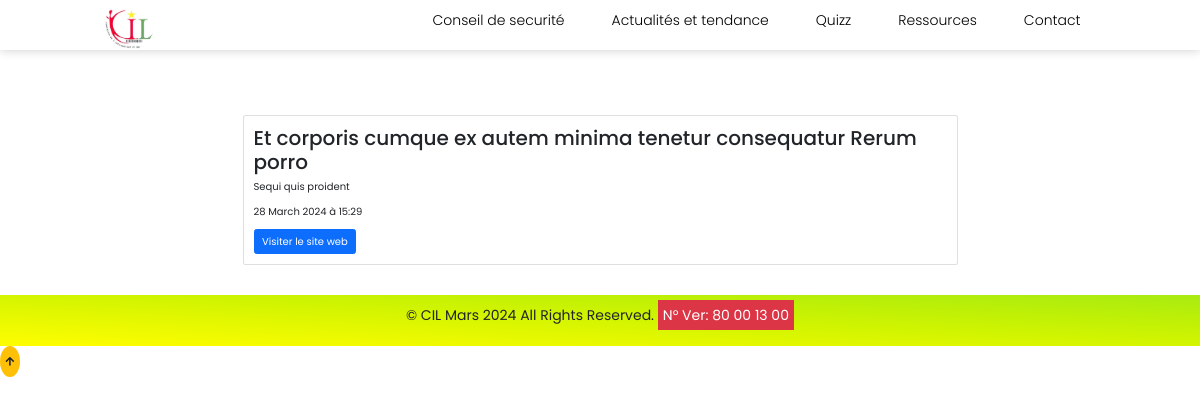
The page /actualites/1/ on the database its author committed.
### app/models.py (models this page shows, shortened)
class Actualite(models.Model):
    image = models.ImageField(upload_to='app/images/actualite_images', default='app/images/default_actualite_image.png', null=True, blank=True)
    titre = models.CharField(max_length=200)
    contenu = models.TextField()
    date_publication = models.DateTimeField(auto_now_add=True)
    lien_site_web = models.URLField(blank=True, null=True)  # Champ pour le lien du site web

### app/views.py (the view)
# urls.py: path('actualites/<int:pk>/', views.actualite_detail, name='actualite_detail'),
def actualite_detail(request, pk):
    actualite = get_object_or_404(Actualite, pk=pk)
    return render(request, 'app/actualite_detail.html', {'actualite': actualite})

### app/templates/app/actualite_detail.html
{% extends 'app/base.html' %}
{% block content %}
<div class="container mt-5">
    <div class="row">
        <div class="col-lg-8 offset-lg-2">
            <div class="card">
                <div class="card-body">
                    <h2 class="card-title">{{ actualite.titre }}</h2>
                    <p class="card-text">{{ actualite.contenu }}</p>
                    <p class="card-text">{{ actualite.date_publication|date:"d F Y à H:i" }}</p>
                    <a href="{{ actualite.lien_site_web }}" class="btn btn-primary">Visiter le site web</a>
                </div>
            </div>
        </div>
    </div>
</div>
{% endblock %}

### app/static/app/css/main.css (style rules this page uses)
* { margin: 0; padding: 0; font-family: "Poppins" , sans-serif; box-sizing: border-box; transition: all.2s linear; text-decoration: none; border: none; }
.btn { text-decoration: none; }
html { font-size: 62.5%; overflow-x: hidden; scroll-padding-top: 7em; scroll-behavior: smooth; }
body { position: relative; }

### app/static/app/css/quiz.css (style rules this page uses)
* { padding: 0; margin: 0; box-sizing: border-box; }
:root { --light-purple-color: #8854C0; --light-color: #fff; --dark-color: #000; --grey-color: #f2f2f2; --transition: all 300ms ease-in-out; }
body { min-height: 100vh; font-family: 'Poppins', sans-serif; color: var(--dark-color); background: var(--grey-color); }

### rows shown on the page
Actualite: titre "Et corporis cumque ex autem minima tenetur consequatur Rerum porro", contenu "Sequi quis proident", date_publication "28 March 2024 à 15:29"
